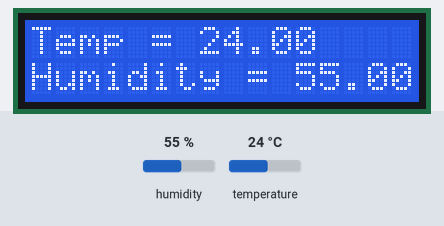
Bench run of a sketch on a simulated Arduino Uno, built with avr-gcc and run on an emulated ATmega328P. Shown: 16×2 character LCD. Inputs (shaded band) come from the test bench; at power-on: humidity 55 %, temperature 24 °C. What the sketch prints to the serial monitor is not drawn.

Above: at 1.2 s.
1.3 s: humidity set to 22 %
At 3.3 s:
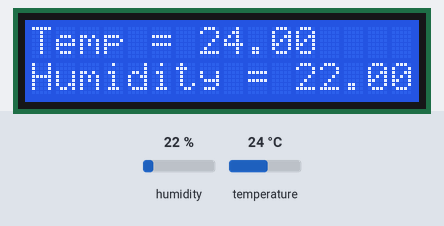
4.0 s: humidity set to 40 %
At 4.8 s:
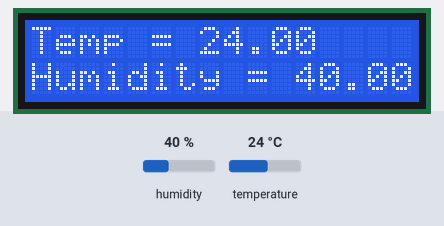
6.7 s: humidity set to 68 %
At 8.9 s:
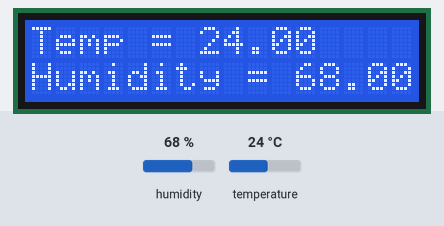
9.7 s: temperature set to 11 °C
12.4 s: temperature set to 8 °C
Timing chart, 0 to 15.4 s (numbered marks = the images above; inputs shaded):
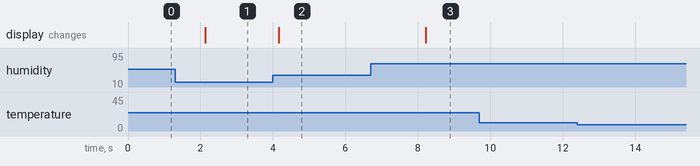

Measured:
- after the input at 1.3 s, the display: changes after 0.83 s (image 1)
- after the input at 4.0 s, the display: changes after 0.16 s (image 2)
- after the input at 6.7 s, the display: changes after 1.5 s (image 3)
- after the input at 9.7 s, every drawn part: stays the same
- after the input at 12.4 s, every drawn part: stays the same

The sketch:

HelloWorld.ino
```cpp
#include <Adafruit_LiquidCrystal.h>
#include <DHT.h>
#define DHT11_PIN 2

DHT dht(DHT11_PIN, DHT11); // Create an instance of the DHT class

//2016.12.9

/*
  LiquidCrystal Library - Hello World

 Demonstrates the use a 16x2 LCD display.  The LiquidCrystal
 library works with all LCD displays that are compatible with the
 Hitachi HD44780 driver. There are many of them out there, and you
 can usually tell them by the 16-pin interface.

 This sketch prints "Hello World!" to the LCD
 and shows the time.

  The circuit:
 * LCD RS pin to digital pin 7
 * LCD Enable pin to digital pin 8
 * LCD D4 pin to digital pin 9
 * LCD D5 pin to digital pin 10
 * LCD D6 pin to digital pin 11
 * LCD D7 pin to digital pin 12
 * LCD R/W pin to ground
 * LCD VSS pin to ground
 * LCD VCC pin to 5V
 * 10K resistor:
 * ends to +5V and ground
 * wiper to LCD VO pin (pin 3)

 http://www.arduino.cc/en/Tutorial/LiquidCrystal
 */

// include the library code:
#include <LiquidCrystal.h>
int hour = 4;
long min = 45;
long tempchecker;
long sec;
// initialize the library with the numbers of the interface pins
LiquidCrystal lcd(7, 8, 9, 10, 11, 12);

void setup() {
  // set up the LCD's number of columns and rows:
  lcd.begin(16, 2);
  // Print a message to the LCD.
  Serial.begin(9600);
  dht.begin(); // Initialize the sensor
}

void loop() {
  float temperature = dht.readTemperature(); // Read temperature
  float humidity = dht.readHumidity(); // Read humidity
  lcd.print("Temp = ");
  lcd.print(temperature);
  Serial.print("Temperature = ");
  Serial.println(temperature);
  // set the cursor to column 0, line 1
  // (note: line 1 is the second row, since counting begins with 0):
  lcd.setCursor(0, 1);
  lcd.print("Humidity = ");
  lcd.print(humidity);

  // print the number of seconds since reset:
  sec = (millis()/1000) + 50;
  //lcd.print(hour);
  //lcd.print(":");
  //lcd.print(min);
  //lcd.print(":");
  if(sec<10)
  {
    //lcd.print(0);
    //lcd.print(sec % 60);
  }
  //else lcd.print(sec % 60);
  if(sec%60 == 0 )
  {
    tempchecker++;
    if(tempchecker == 1)checker();
    if (sec%60)tempchecker = 0;
  }
  else if(min%60 == 0)
  {
    hour++;
    min = 0;
    sec = 0;
  }
}
void checker()
{
  min++;
  sec = 1;
}
```
